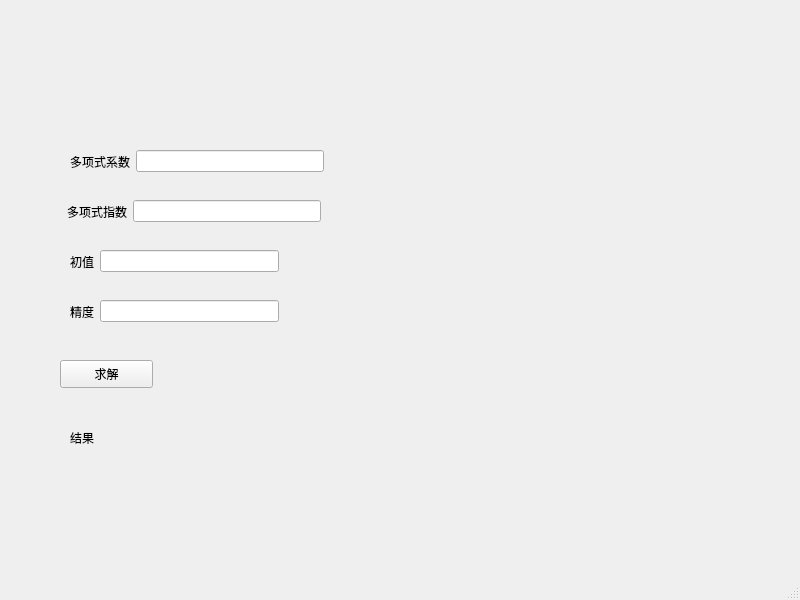
<?xml version="1.0" encoding="UTF-8"?>
<ui version="4.0">
 <class>MainWindow</class>
 <widget class="QMainWindow" name="MainWindow">
  <property name="geometry">
   <rect>
    <x>0</x>
    <y>0</y>
    <width>800</width>
    <height>600</height>
   </rect>
  </property>
  <property name="windowTitle">
   <string>MainWindow</string>
  </property>
  <widget class="QWidget" name="centralwidget">
   <widget class="QPushButton" name="pushButton">
    <property name="geometry">
     <rect>
      <x>60</x>
      <y>360</y>
      <width>93</width>
      <height>28</height>
     </rect>
    </property>
    <property name="text">
     <string>求解</string>
    </property>
   </widget>
   <widget class="QLabel" name="label_5">
    <property name="geometry">
     <rect>
      <x>70</x>
      <y>430</y>
      <width>68</width>
      <height>15</height>
     </rect>
    </property>
    <property name="text">
     <string>结果</string>
    </property>
   </widget>
   <widget class="QLabel" name="label_6">
    <property name="geometry">
     <rect>
      <x>170</x>
      <y>420</y>
      <width>101</width>
      <height>31</height>
     </rect>
    </property>
    <property name="text">
     <string/>
    </property>
   </widget>
   <widget class="QWidget" name="">
    <property name="geometry">
     <rect>
      <x>70</x>
      <y>150</y>
      <width>254</width>
      <height>23</height>
     </rect>
    </property>
    <layout class="QHBoxLayout" name="horizontalLayout">
     <item>
      <widget class="QLabel" name="label">
       <property name="text">
        <string>多项式系数</string>
       </property>
      </widget>
     </item>
     <item>
      <widget class="QLineEdit" name="lineEdit"/>
     </item>
    </layout>
   </widget>
   <widget class="QWidget" name="">
    <property name="geometry">
     <rect>
      <x>67</x>
      <y>200</y>
      <width>254</width>
      <height>23</height>
     </rect>
    </property>
    <layout class="QHBoxLayout" name="horizontalLayout_2">
     <item>
      <widget class="QLabel" name="label_2">
       <property name="text">
        <string>多项式指数</string>
       </property>
      </widget>
     </item>
     <item>
      <widget class="QLineEdit" name="lineEdit_2"/>
     </item>
    </layout>
   </widget>
   <widget class="QWidget" name="">
    <property name="geometry">
     <rect>
      <x>70</x>
      <y>250</y>
      <width>209</width>
      <height>23</height>
     </rect>
    </property>
    <layout class="QHBoxLayout" name="horizontalLayout_3">
     <item>
      <widget class="QLabel" name="label_3">
       <property name="text">
        <string>初值</string>
       </property>
      </widget>
     </item>
     <item>
      <widget class="QLineEdit" name="lineEdit_3"/>
     </item>
    </layout>
   </widget>
   <widget class="QWidget" name="">
    <property name="geometry">
     <rect>
      <x>70</x>
      <y>300</y>
      <width>209</width>
      <height>23</height>
     </rect>
    </property>
    <layout class="QHBoxLayout" name="horizontalLayout_4">
     <item>
      <widget class="QLabel" name="label_4">
       <property name="text">
        <string>精度</string>
       </property>
      </widget>
     </item>
     <item>
      <widget class="QLineEdit" name="lineEdit_4"/>
     </item>
    </layout>
   </widget>
  </widget>
  <widget class="QMenuBar" name="menubar">
   <property name="geometry">
    <rect>
     <x>0</x>
     <y>0</y>
     <width>800</width>
     <height>26</height>
    </rect>
   </property>
  </widget>
  <widget class="QStatusBar" name="statusbar"/>
 </widget>
 <resources/>
 <connections/>
</ui>
